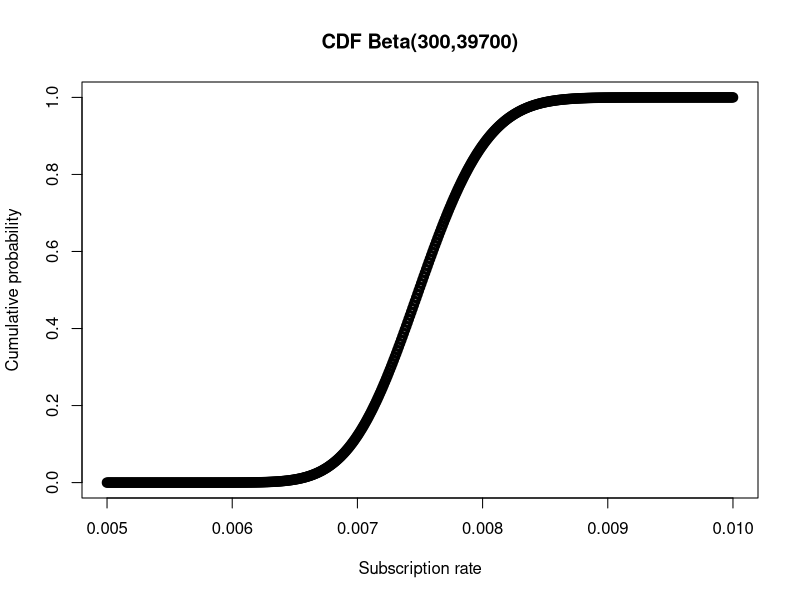
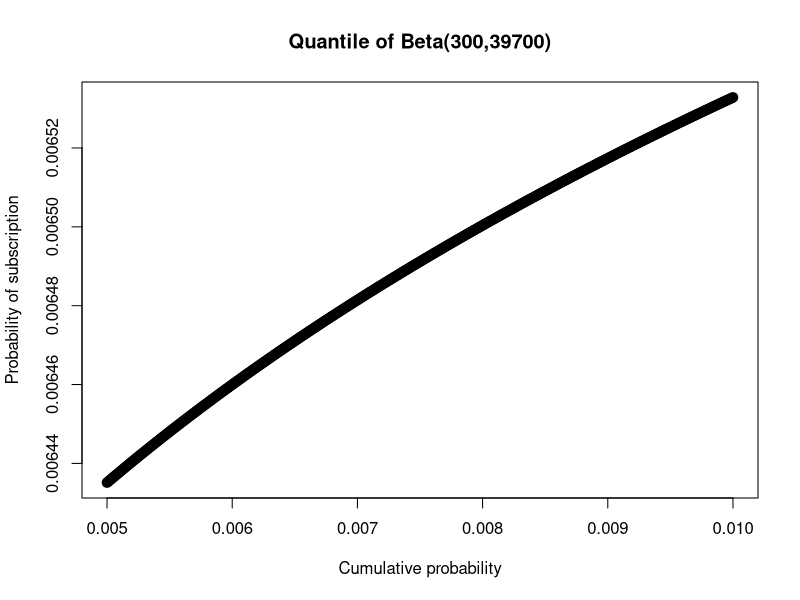

Here is the R script that generated these plots, in order: (Note: this script raises an error after producing the figures.)
# sd formula as defined in the book
my.sd <- function(val){
  val.mean <- mean(val)
  sqrt(mean((val.mean-val)^2))
}

# Chapter 12 # Question 2
temp.data <- c(100,99.8,101,100.5,99.7)
mean.temp <- mean(temp.data)
sd.temp <- my.sd(temp.data)
integrate(function(x) dnorm(x,mean=mean.temp,sd=sd.temp),100.4,200)

# Chapter 12 # Question 3
time.data <- c(2.5,3,3.5,4,2)
time.data.mean <- mean(time.data)
time.data.sd <- my.sd(time.data)
integrate(function(x) dnorm(x,mean=time.data.mean,sd=time.data.sd),10.10,200)

# Chapter 13
xs <- seq(0.005,0.01,by=0.00001)
xs.all <- seq(0.1,by=0.0001)
plot(xs,pbeta(xs,300,39700),lwd=3,
     ylab="Cumulative probability",
     xlab="Subscription rate",
     main="CDF Beta(300,39700)")
plot(xs,qbeta(xs,300,39700),lwd=3,
     ylab="Probability of subscription",
     xlab="Cumulative probability",
     main="Quantile of Beta(300,39700)")
snowfall.data <- c(7.8,9.4,10.0,7.9,9.4,7.0,7.0,7.1,8.9,7.4)
mean.snowfall <- mean(snowfall.data)
sd.snowfall <- sd(snowfall.data)
lower.bound.snowfall <- qnorm(0.0005,mean=mean.snowfall,sd=sd.snowfall)
upper.bound.snowfall <- qnorm(0.9995,mean=mean.snowfall,sd=sd.snowfall)
lower.bound.snowfall
upper.bound.snowfal

# Chapter13 Question3
lower.bound <- qbeta(0.025,10,20)
upper.bound <- qbeta(0.975,10,20)
lower.bound
upper.bound
# 40 more houses so she'll sell between 7 to 20 candies

# Chapter14 Question2
qbeta(0.975,25,17) # upperboundfor1stprior
qbeta(0.025,25,17) # lowerboundfor1stprior
qbeta(0.975,118,114) # upperboundfor2ndprior
qbeta(0.025,118,114) # lowerboundfor2ndprior
qbeta(0.975,88,44) # upperboundfor3rdprior
qbeta(0.025,88,44) # lowerboundfor3rdprior

# Chapter15 Question 1
n.trials <- 100000
# strong prior based on prob of clicking the link to the blog being 0.3 and applied to both A and B
prior.alpha <- 700
prior.beta <- 300  
a.samples <- rbeta(n.trials,36+prior.alpha,114+prior.beta)
b.samples <- rbeta(n.trials,50+prior.alpha,100+prior.beta)
# how many times b.samples is greater than a.samples
p.b_superior <- sum(b.samples > a.samples)/n.trials 
p.b_superior
# Variant B is superior 73% of the time from 96%

# Chapter 15 Question 2
n.trials <- 100000
# weaker prior based on the prob of clicking the link to the blog being 0.3
a.prior.alpha <- 30 
a.prior.beta <- 70
# medium strength prior based on lead designer's advice that the prob of clicking the link for B (no images) is 0.2
b.prior.alpha <- 20 
b.prior.beta <- 80
a.samples <- rbeta(n.trials,36+a.prior.alpha,114+a.prior.beta)
b.samples <- rbeta(n.trials,50+b.prior.alpha,100+b.prior.beta)
p.b_superior <- sum(b.samples > a.samples)/n.trials
p.b_superior
# Variant B is superior 65% of the time, less than before

# Chapter 15 Question 3
a.true.rate <- 0.25
b.true.rate <- 0.3
prior.alpha <- 300
prior.beta <- 700
number.of.samples <- 0
p.b_superior <- -1
while(p.b_superior < 0.95){
  number.of.samples <- number.of.samples + 100
  # generating data set of (no.of.samples/2) random numbers between 0 and 1, for numbers less than a.true.rate, they are assigned 'TRUE' and for numbers more than a.true rate, they are assigned 'FALSE'
  # the ratio of a.results with 'TRUE'/'FALSE' is 0.25 and b.results is 0.3 to reflect the true rate and create our 'likelihood' probability
  a.results <- runif(number.of.samples/2) <= a.true.rate 
  b.results <- runif(number.of.samples/2) <= b.true.rate
  # random sampling of a beta distribution with a mean of ~0.275
  a.samples <- rbeta(n.trials, 
                     sum(a.results==TRUE)+prior.alpha,
                     sum(a.results==FALSE)+prior.beta)
  # random sampling of a beta distribution with a mean of ~0.3
  b.samples <- rbeta(n.trials, 
                     sum(b.results==TRUE)+prior.alpha,
                     sum(b.results==FALSE)+prior.beta)
  # comparing how many times b.samples is greater than a.samples
  p.b_superior <- sum(b.samples > a.samples)/n.trials
}
number.of.samples
# repeat for Lead Designer but using separate priors for A (30,70) and B (20,80)

# Chapter19 Question 1
dx <- 0.01
hypotheses <- seq(0,1,by=dx)
bayes.factor <- function(h_top,h_bottom){
  ((h_top)^24*(1-h_top)^76)/((h_bottom)^24*(1-h_bottom)^76)
}
bfs.v1 <- bayes.factor(hypotheses,0.5)
bfs.v2 <- bayes.factor(hypotheses,0.24)
plot(hypotheses,bfs.v1,type='l')
plot(hypotheses,bfs.v2,type='l')
# only difference in the plots is the y-axis, hence changing the strength of the hypothesis only changes the scale of the distribution
plot(hypotheses,bfs.v1/sum(bfs.v1),type='l')
points(hypotheses,bfs.v2/sum(bfs.v2))

# Chapter 19 Question 2
dx <- 0.01
hypotheses <- seq(0,1,by=dx)
bayes.factor <- function(h_top,h_bottom){
  ((h_top)^24*(1-h_top)^76)/((h_bottom)^24*(1-h_bottom)^76)
}
bfs <- bayes.factor(hypotheses,0.5)
vals <- replicate(length(hypotheses)-1,1.05) 
# generating a list of 1.05 that is (1 less than the number of hypotheses) long
vals <- c(1,vals)
# including the first prior which is 1
priors <- cumprod(vals)
# creating a list of priors where 1.05 is cumulatively multiplied to the previous value
posteriors <- bfs*priors
p.posteriors <- posteriors/sum(posteriors)
plot(hypotheses,p.posteriors,type='l')
points(hypotheses,bfs/sum(bfs))
# stronger prior odds does not affect the posterior odds that much bc the Bayes factor is so low 